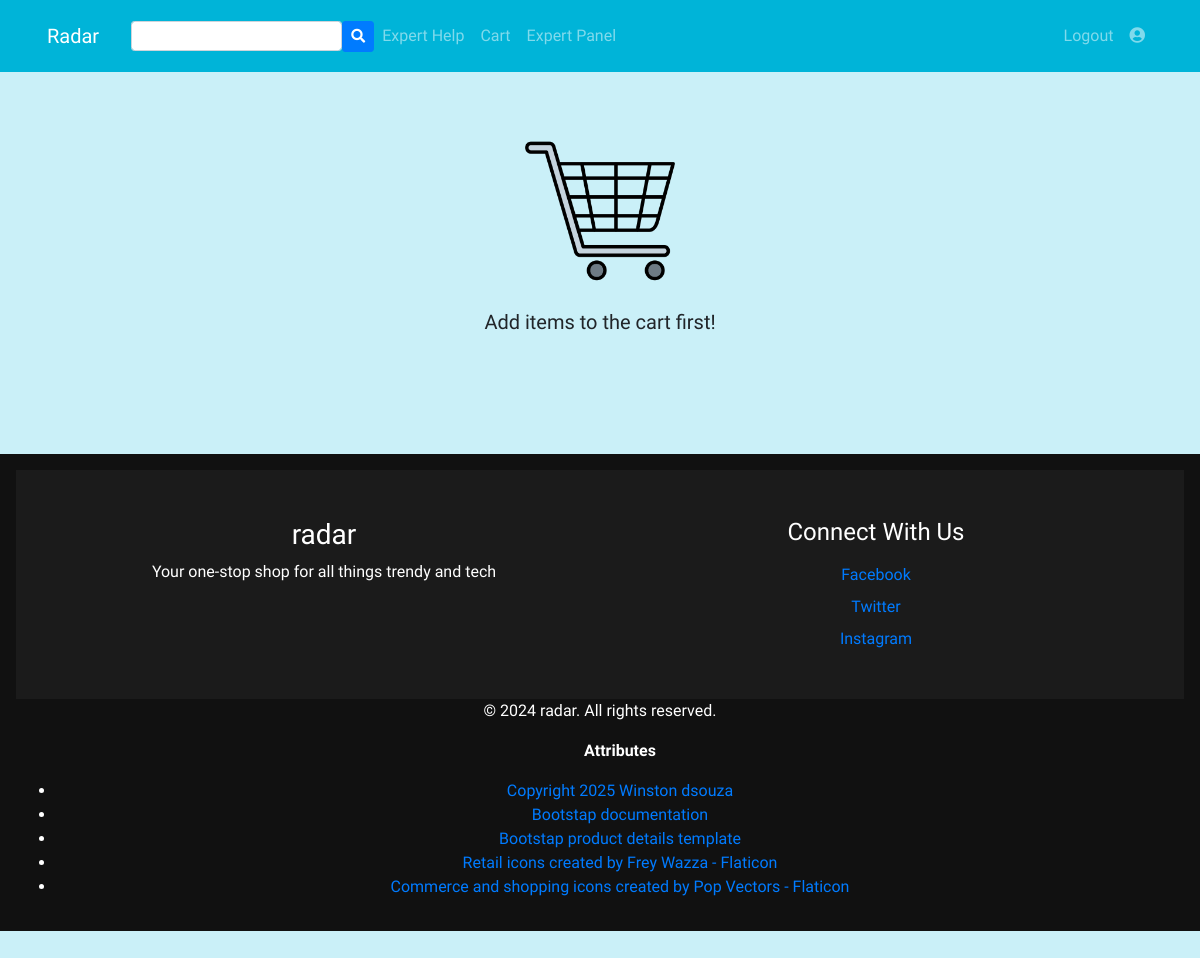
Before: /cart.php (signed in) with the older database file.
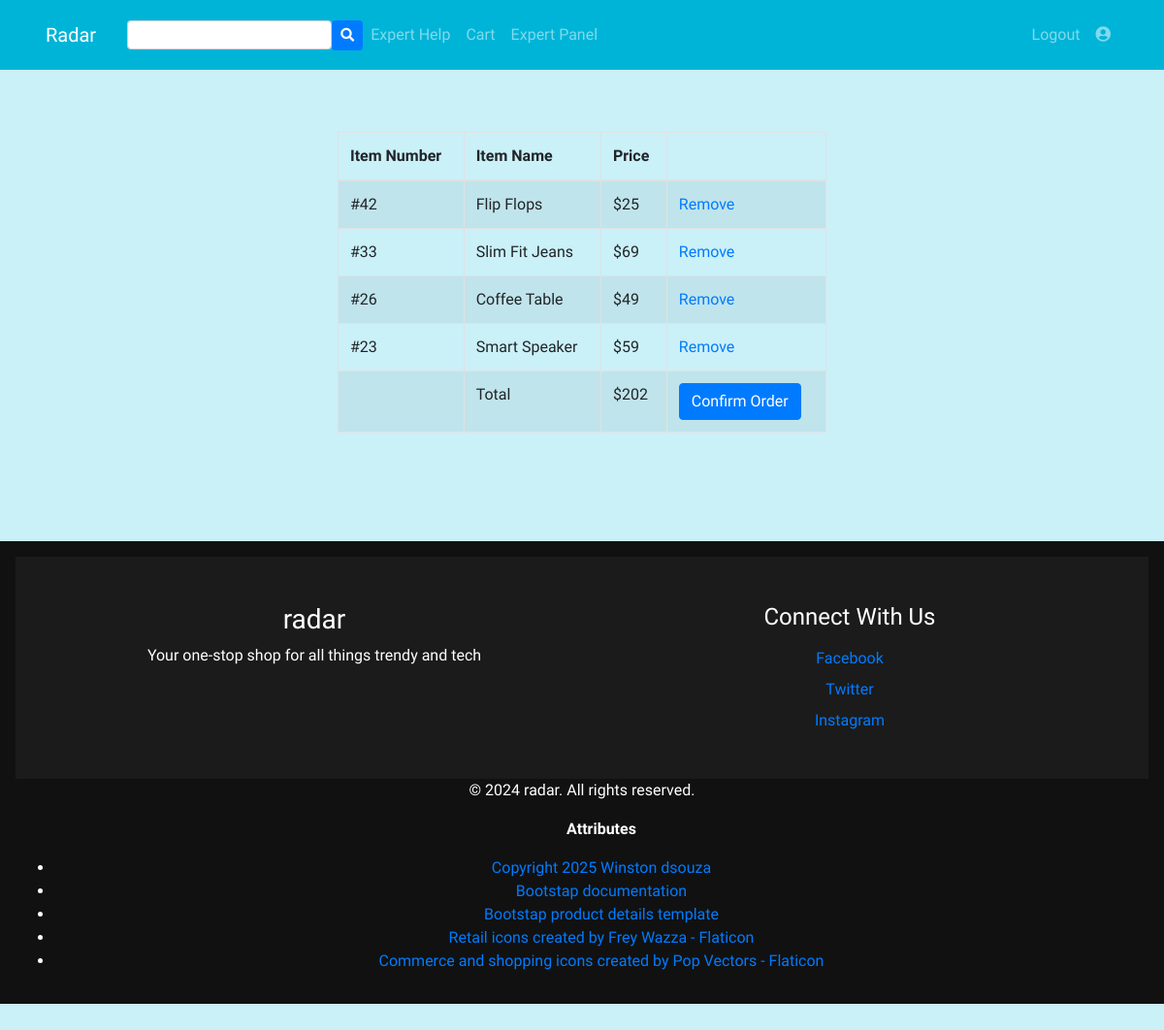
After: the same page with the newer database file.
### tables this page shows
CREATE TABLE `products` (
  `id` int(11) NOT NULL,
  `name` varchar(30) DEFAULT NULL,
  `price` int(20) NOT NULL,
  `image_path` varchar(255) DEFAULT NULL,
  `category` enum('','Electronics','Home','Fashion') NOT NULL DEFAULT '',
  `is_summer` tinyint(1) NOT NULL DEFAULT 0
);

### cart.php (the view, shortened to what this page needs)
<?php
require "includes/common.php";
?>
<!DOCTYPE html>
<html lang="en">
<head>
    <link rel="stylesheet" href="includes/styles.css?v=1.0">
    <link rel="stylesheet" href="https://stackpath.bootstrapcdn.com/bootstrap/4.1.3/css/bootstrap.min.css">
    <link href="https://stackpath.bootstrapcdn.com/font-awesome/4.7.0/css/font-awesome.min.css" rel="stylesheet" >
</head>
<body>
<?php
include 'includes/navbar.php';
?>
<div class="d-flex justify-content-center">
                <div class=" col-md-6  my-5 table-responsive p-5">
                    <table class="table table-striped table-bordered table-hover ">
                    <?php
$sum = 0;
$user_id = $_SESSION['user_id'];
$query = " SELECT products.price AS Price, products.id, products.name AS Name FROM users_products JOIN products ON users_products.item_id = products.id WHERE users_products.user_id='$user_id' and status='Added To Cart'";
$result = mysqli_query($con, $query);
if (mysqli_num_rows($result) >= 1) {
    ?>
                        <thead>
                            <tr>
                                <th>Item Number</th>
                                <th>Item Name</th>
                                <th>Price</th>
                                <th></th>
                            </tr>
                        </thead>
                        <tbody>
                        <tbody>
                                <?php
while ($row = mysqli_fetch_array($result)) {
        $sum += $row["Price"];
        echo "<tr><td>" . "#" . $row["id"] . "</td><td>" . $row["Name"] . "</td><td>$" . $row["Price"] . "</td><td><a href='cart-remove.php?id={$row['id']}' class='remove_item_link'> Remove</a></td></tr>";
    }
    echo "<tr><td></td><td>Total</td><td>$" . $sum . "</td><td><a href='success.php' class='btn btn-primary'>Confirm Order</a></td></tr>";
    ?>
                            </tbody>
                            <?php
} else {
    echo "<div> <img src='images/cart_empty.png' class='image-fluid' height='150' width='150'></div><br/>";
    echo "<div class='text-bold h5' style='text-align: center;'>Add items to the cart first!<div>";
}
?>
                        </tbody>
                    </table>
                </div>
            </div>
         <?php include 'includes/footer.php'?>
</body>
</html>

Changed rows visible on the page:
added products: id "42", name "Flip Flops", price "25"
added products: id "33", name "Slim Fit Jeans", price "69"
added products: id "26", name "Coffee Table", price "49"
added products: id "23", name "Smart Speaker", price "59"
Other visible differences:
$sum: (not shown) → "202"
text no longer shown: "Add items to the cart first!"
text now shown: "Item Number Item Name Price Total $ Confirm Order"
